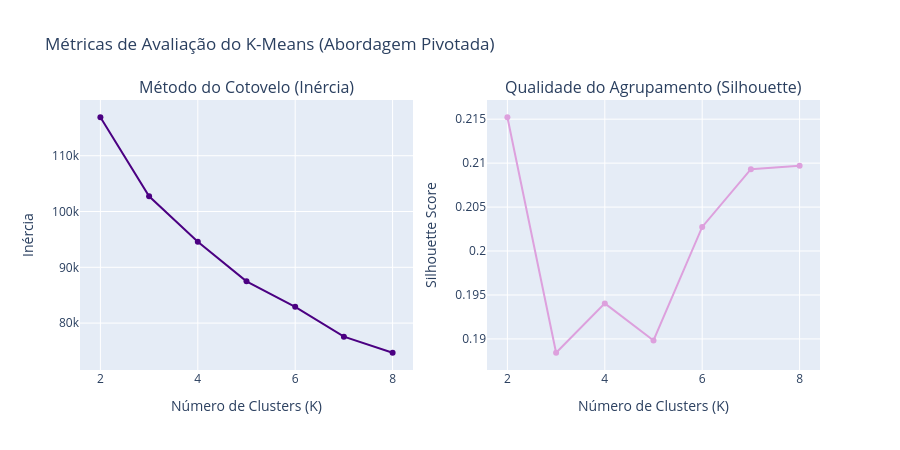

The notebook cell this image was saved under:
### Markdown cell above
### Visualização Gráfica da Busca de Hiperparâmetros
Plotamos os gráficos de Cotovelo e Silhouette Score para diagnóstico visual.

### Code cell
fig_eval = make_subplots(rows=1, cols=2, subplot_titles=("Método do Cotovelo (Inércia)", "Qualidade do Agrupamento (Silhouette)"))

# Inércia
fig_eval.add_trace(
    go.Scatter(x=list(K_range), y=inercia_list, mode='lines+markers', name='Inércia', marker_color='indigo'),
    row=1, col=1
)

# Silhouette
fig_eval.add_trace(
    go.Scatter(x=list(K_range), y=silhouette_list, mode='lines+markers', name='Silhouette', marker_color='plum'),
    row=1, col=2
)

fig_eval.update_layout(title_text="Métricas de Avaliação do K-Means (Abordagem Pivotada)", height=450, showlegend=False)
fig_eval.update_xaxes(title_text="Número de Clusters (K)", row=1, col=1)
fig_eval.update_xaxes(title_text="Número de Clusters (K)", row=1, col=2)
fig_eval.update_yaxes(title_text="Inércia", row=1, col=1)
fig_eval.update_yaxes(title_text="Silhouette Score", row=1, col=2)
fig_eval.show()

### Figure 1 — Plotly figure (JSON) as saved in the notebook; plotly's stock layout.template omitted (floating-point values rounded to 4 significant figures)
{"data": [{"marker": {"color": "indigo"}, "mode": "lines+markers", "name": "Inércia", "x": [2, 3, 4, 5, 6, 7, 8], "y": [116900.0, 102700.0, 94590.0, 87490.0, 82930.0, 77570.0, 74690.0], "type": "scatter", "xaxis": "x", "yaxis": "y"}, {"marker": {"color": "plum"}, "mode": "lines+markers", "name": "Silhouette", "x": [2, 3, 4, 5, 6, 7, 8], "y": [0.2152, 0.1884, 0.194, 0.1898, 0.2027, 0.2093, 0.2097], "type": "scatter", "xaxis": "x2", "yaxis": "y2"}], "layout": {"xaxis": {"anchor": "y", "domain": [0.0, 0.45], "title": {"text": "Número de Clusters (K)"}}, "yaxis": {"anchor": "x", "domain": [0.0, 1.0], "title": {"text": "Inércia"}}, "xaxis2": {"anchor": "y2", "domain": [0.55, 1.0], "title": {"text": "Número de Clusters (K)"}}, "yaxis2": {"anchor": "x2", "domain": [0.0, 1.0], "title": {"text": "Silhouette Score"}}, "annotations": [{"font": {"size": 16}, "showarrow": false, "text": "Método do Cotovelo (Inércia)", "x": 0.225, "xanchor": "center", "xref": "paper", "y": 1.0, "yanchor": "bottom", "yref": "paper"}, {"font": {"size": 16}, "showarrow": false, "text": "Qualidade do Agrupamento (Silhouette)", "x": 0.775, "xanchor": "center", "xref": "paper", "y": 1.0, "yanchor": "bottom", "yref": "paper"}], "title": {"text": "Métricas de Avaliação do K-Means (Abordagem Pivotada)"}, "height": 450, "showlegend": false}}
